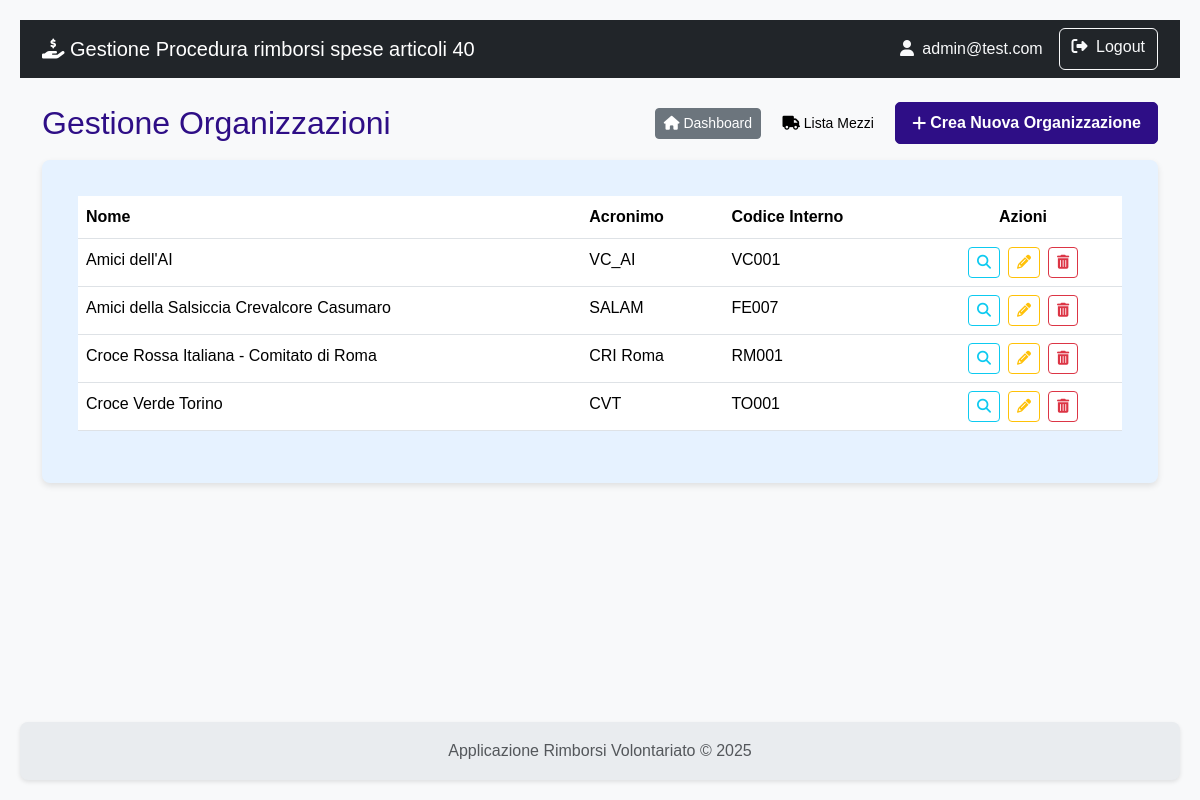
Before: /anagrafica/organizzazioni (signed in) with the older database file.
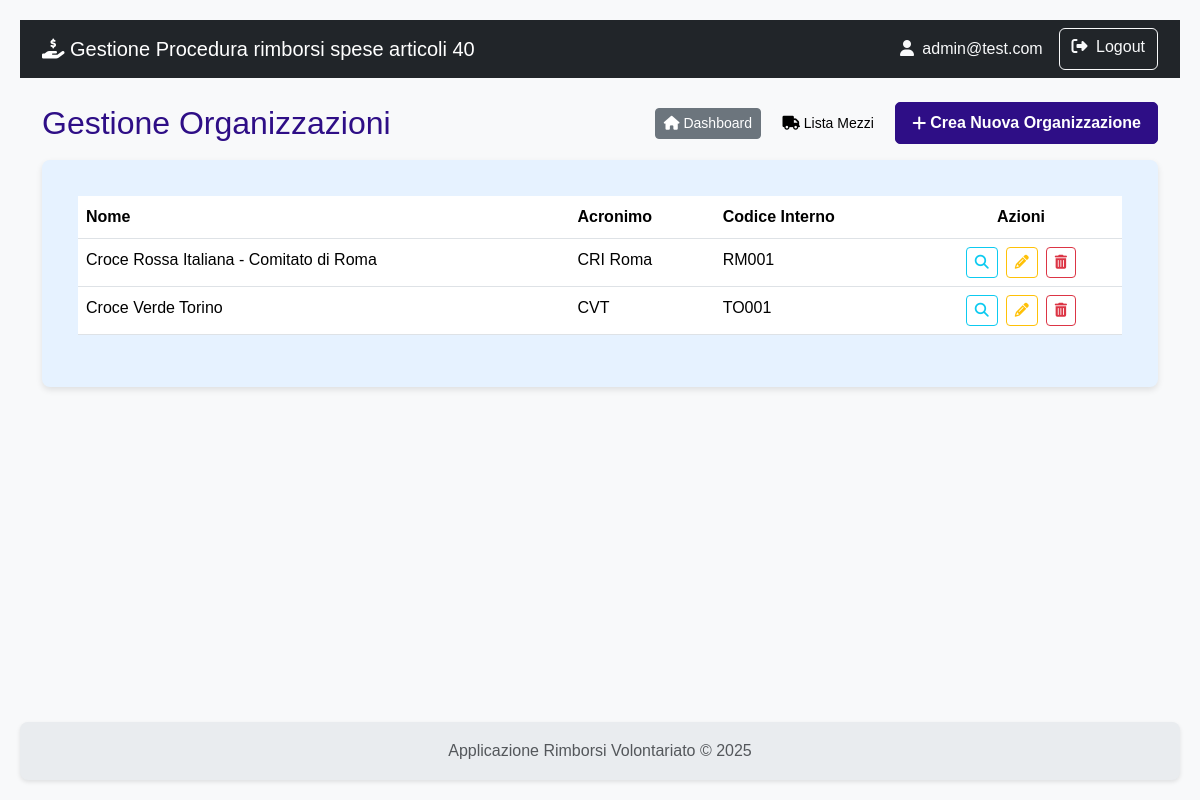
After: the same page with the newer database file.
### rimborsi/models.py (models this page shows)
class Organizzazione(db.Model):
    id = db.Column(db.Integer, primary_key=True)
    nome = db.Column(db.String(150), nullable=False)
    acronimo = db.Column(db.String(20))
    codice_interno = db.Column(db.String(20)) # Rimosso unique=True
    indirizzo = db.Column(db.String(200))
    mezzi = db.relationship('MezzoAttrezzatura', backref='organizzazione', lazy=True)
    richieste = db.relationship('Richiesta', backref='organizzazione', lazy=True)
    utenti_compilatori = db.relationship('User', secondary=associazione_utente_organizzazione, back_populates='organizzazioni')
    __table_args__ = (db.UniqueConstraint('codice_interno', name='uq_organizzazione_codice_interno'),)

### rimborsi/anagrafica/routes.py (the view)
@anagrafica_bp.route('/organizzazioni')
@login_required
def lista_organizzazioni():
    organizzazioni = Organizzazione.query.order_by(Organizzazione.nome).all()
    return render_template('anagrafica/lista_organizzazioni.html', organizzazioni=organizzazioni)

### rimborsi/templates/anagrafica/lista_organizzazioni.html (shortened to what this page needs)
{% extends 'base.html' %}
{% block content %}
    <div class="d-flex justify-content-between align-items-center mb-3">
        <div>
            <h2 class="mb-0">Gestione Organizzazioni</h2>
        </div>
        <div>
            <a href="{{ url_for('main.dashboard') }}" class="btn btn-secondary btn-sm me-2">
                <i class="fas fa-home"></i> Dashboard
            </a>
            <a href="{{ url_for('anagrafica.lista_tutti_mezzi') }}" class="btn btn-light btn-sm me-2">
                <i class="fas fa-truck"></i> Lista Mezzi
            </a>
            <a href="{{ url_for('anagrafica.crea_organizzazione') }}" class="btn btn-primary">
                <i class="fas fa-plus me-1"></i> Crea Nuova Organizzazione
            </a>
        </div>
    </div>
    <div class="card shadow-sm">
        <div class="card-body">
            <table class="table table-hover">
                <thead>
                    <tr>
                        <th>Nome</th>
                        <th>Acronimo</th>
                        <th>Codice Interno</th>
                        <th class="text-center">Azioni</th>
                    </tr>
                </thead>
                <tbody>
                    {% for org in organizzazioni %}
                    <tr>
                        <td>{{ org.nome }}</td>
                        <td>{{ org.acronimo }}</td>
                        <td>{{ org.codice_interno }}</td>
                        <td class="text-center">
                            <div class="d-flex justify-content-center gap-2">
                                <a href="{{ url_for('anagrafica.lista_mezzi', org_id=org.id) }}" class="btn btn-outline-info btn-sm" title="Visualizza mezzi/attrezzature">
                                    <i class="fas fa-search"></i>
                                </a>
                                <a href="{{ url_for('anagrafica.modifica_organizzazione', org_id=org.id) }}" class="btn btn-outline-warning btn-sm" title="Modifica organizzazione">
                                    <i class="fas fa-pencil-alt"></i>
                                </a>
                                <form action="{{ url_for('anagrafica.cancella_organizzazione', org_id=org.id) }}" method="POST" class="d-inline">
                                    <button type="submit" class="btn btn-outline-danger btn-sm" onclick="return confirm('Sei sicuro di voler eliminare questa organizzazione? Verrà cancellata solo se non ha mezzi associati.');" title="Elimina organizzazione">
                                        <i class="fas fa-trash-alt"></i>
                                    </button>
                                </form>
                            </div>
                        </td>
                    </tr>
                    {% else %}
                    <tr>
                        <td colspan="4" class="text-center">Nessuna organizzazione trovata.</td>
                    </tr>
                    {% endfor %}
                </tbody>
            </table>
        </div>
    </div>
{% endblock %}

Changed rows visible on the page:
removed Organizzazione: nome "Amici dell'AI", acronimo "VC_AI", codice_interno "VC001"
removed Organizzazione: nome "Amici della Salsiccia Crevalcore Casumaro", acronimo "SALAM", codice_interno "FE007"
